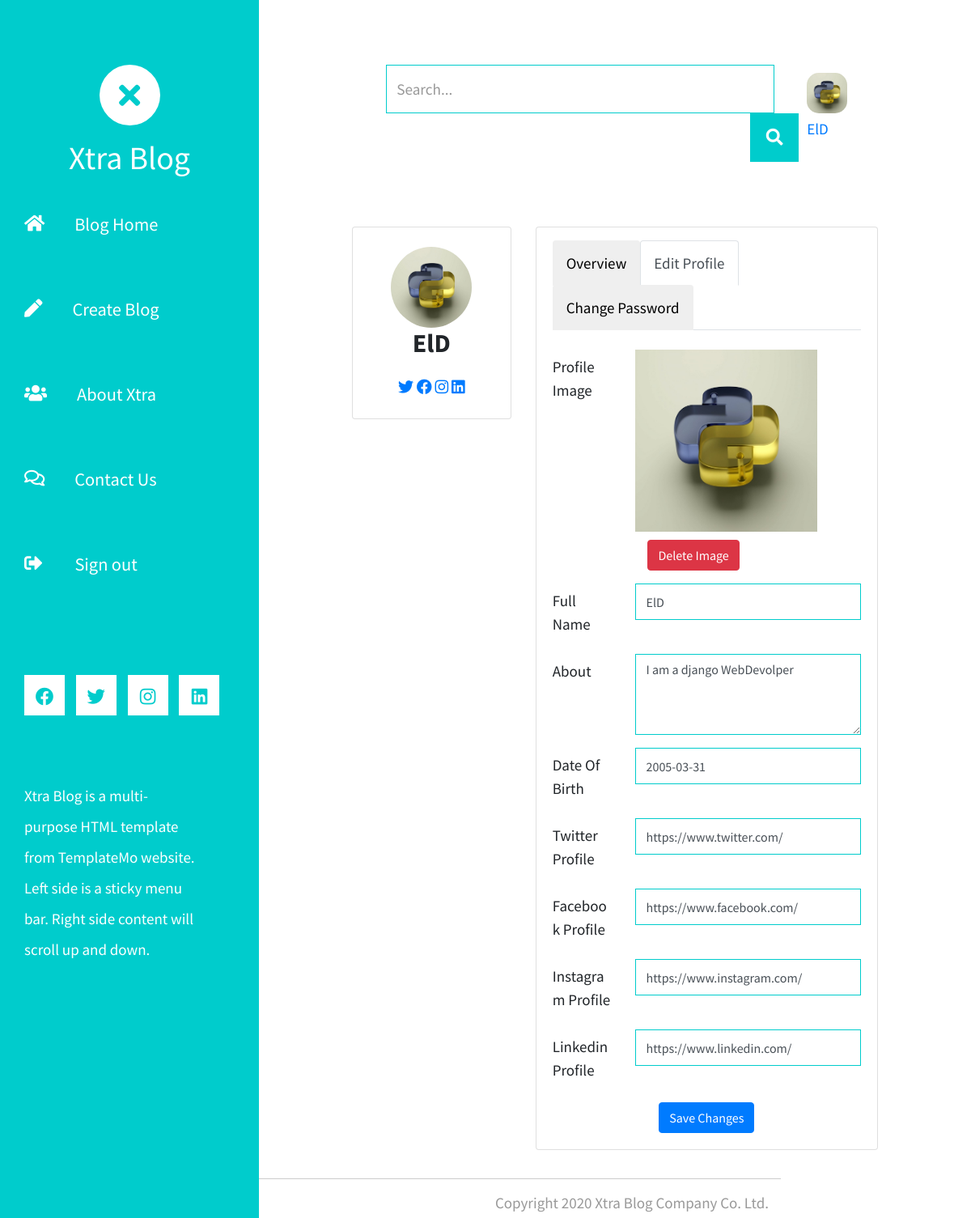
/users/profile/2/update/ (signed in), run on the app's committed database.
### users/models.py (models this page shows, shortened)
class Profile(models.Model):
    user = models.OneToOneField(User ,verbose_name=("profile"), on_delete=models.CASCADE)
    name = models.CharField(max_length=100)
    image = models.ImageField(upload_to="profile-img/",blank=True,null=True)
    date_of_birth = models.DateField(auto_now=False, auto_now_add=False,blank=True,null=True)
    description = models.TextField(blank=True,null=True,max_length=500)
    fblink= models.URLField(blank=True,null=True, max_length=200)
    instlink= models.URLField(blank=True,null=True, max_length=200)
    twlink= models.URLField(blank=True,null=True, max_length=200)
    lilink= models.URLField(blank=True,null=True, max_length=200)
    is_team_member = models.BooleanField(default=False)
    role = models.CharField(max_length=50,default="User")

### users/views.py (the view, shortened to what this page needs)
# urls.py: path('profile/<int:pk>/update/',ProfileUpdate.as_view(),name='profile_update'),
class ProfileUpdate(LoginRequiredMixin,UpdateView):
    model = Profile
    template_name = 'profile_update.html'
    fields = ['name','image','date_of_birth','description','fblink','instlink','twlink','lilink']
    def get(self, request, *args, **kwargs):
        self.object = self.get_object()
        if self.object.user != request.user:
            return self.handle_no_permission()
        else :
            context = self.get_context_data(object=self.object)
        return self.render_to_response(context)

### users/templates/profile_update.html (shortened to what this page needs)
{% extends "profile.html" %}
{% load widget_tweaks %}
{% load static %}
{% block links %}
<link rel="stylesheet" href="{% static 'css\profilecss\edit_profile.css' %}">
{% endblock links %}
{% block profile %}
    <div class="profile-edit pt-3" id="profile-edit">
        <div class="row mb-3">
            <label for="profileImage" class="col-md-4 col-lg-3 col-form-label">Profile Image</label>
            <div class="col-md-8 col-lg-9">
                <div class="profile-img-container">
                    <img class="profile-img" src="{% if user.profile.image %}{{user.profile.image.url}}{% endif %}" alt="Profile" height="225px" width="225px">
                </div>
                    <div class="pt-2 row">
                    </div>
                    <div class="col-auto">
                        <form action="{% url 'profile_image_delete' user.profile.id %}" method="post">
                            <button type="submit" class="btn btn-danger">
                                Delete Image
                            </button>
                        </form>
                    </div>
                </div>
            </div>
        </div>
        <form method="post">
            <div class="row mb-3">
                <label for="fullName" class="col-md-4 col-lg-3 col-form-label">Full Name</label>
                <div class="col-md-8 col-lg-9">
                    {%render_field form.name class="form-control" name="fullName" id="fullName" placeholder="Full Name" %}
                </div>
            </div>
            <div class="row mb-3">
                <label for="about" class="col-md-4 col-lg-3 col-form-label">About</label>
                <div class="col-md-8 col-lg-9">
                    {% render_field form.description name="about" class="form-control" id="about" style="height: 100px" placeholder="Description"%}
                </div>
            </div>
            <div class="row mb-3">
                <label for="dob" class="col-md-4 col-lg-3 col-form-label">Date Of Birth</label>
                <div class="col-md-8 col-lg-9">
                    {% render_field form.date_of_birth class="form-control" name="date_of_birth" id="dob" placeholder="yyyy-mm-dd" %}
                </div>
            </div>
            <div class="row mb-3">
                <label for="twitter" class="col-md-4 col-lg-3 col-form-label">Twitter Profile</label>
                <div class="col-md-8 col-lg-9">
                    {% render_field form.twlink class="form-control" id="twitter" placeholder="Enter your URL" %}                </div>
            </div>
            <div class="row mb-3">
                <label for="facebook" class="col-md-4 col-lg-3 col-form-label">Facebook Profile</label>
                <div class="col-md-8 col-lg-9">
                    {% render_field form.fblink class="form-control" id="facebook" placeholder="Enter your URL" %}
                </div>
            </div>
            <div class="row mb-3">
                <label for="instagram" class="col-md-4 col-lg-3 col-form-label">Instagram Profile</label>
                <div class="col-md-8 col-lg-9">
                    {% render_field form.instlink class="form-control" id="instagram" placeholder="Enter your URL" %}
                </div>
            </div>
            <div class="row mb-3">
                <label for="linkedin" class="col-md-4 col-lg-3 col-form-label">Linkedin Profile</label>
                <div class="col-md-8 col-lg-9">
                    {% render_field form.lilink class="form-control" id="linkedin" placeholder="Enter your URL" %}
                </div>
            </div>
            <div class="text-center">
            <button type="submit" class="btn btn-primary">Save Changes</button>
            </div>
        </form>
    </div>
{% endblock profile %}

### users/templates/profile.html (shortened to what this page needs)
{% extends "base.html" %}
{% load static %}
{% block content %}
  <section class="section profile">
    <div class="row">
      <div class="col-xl-4">
        <div class="card">
          <div class="card-body profile-card pt-4 d-flex flex-column align-items-center">
            <img src="{% if profile.image %}{{profile.image.url}} {% endif %} " alt="Profile" class="rounded-circle" width="100px" height="100px">
            <h2><strong>{{profile.name}}</strong></h2>
            <div class="social-links mt-2">
              {% if profile.twlink %}
                <a href="{{profile.twlink}}" class="twitter" target="_blank"><i class="fab fa-twitter"></i></a>
              {% endif %}
              {% if profile.fblink %}
                <a href="{{profile.fblink}}" class="facebook" target="_blank"><i class="fab fa-facebook"></i></a>
              {% endif %}
              {% if profile.instlink %}
                <a href="{{profile.instlink}}" class="instagram" target="_blank"><i class="fab fa-instagram"></i></a>
              {% endif %}
              {% if profile.lilink %}
                <a href="{{profile.lilink}}" class="linkedin" target="_blank"><i class="fab fa-linkedin"></i></a>
              {% endif %}
            </div>
          </div>
        </div>
      </div>
      <div class="col-xl-8">
        <div class="card">
          <div class="card-body pt-3">
            <ul class="nav nav-tabs nav-tabs-bordered">
              <li class="nav-item">
                <a href="{% url 'profile_content' request.user.profile.id %}"><button class="nav-link {% if 'content' in request.path %}active{% endif %}" data-bs-toggle="tab" data-bs-target="#profile-overview">Overview</button></a>
              </li>
              {% if request.user == profile.user %}
                <li class="nav-item">
                  <a href="{% url 'profile_update' request.user.profile.id %}"><button class="nav-link {% if 'update' in request.path %}active{% endif %}" data-bs-toggle="tab">Edit Profile</button></a>
                </li>
                <li class="nav-item">
                  <a href="{% url 'change_password' profile.user.id %}"><button class="nav-link {% if 'change' in request.path %}active{% endif %}" data-bs-toggle="tab">Change Password</button></a>
                </li>
              {% endif %}
            </ul>
            <div class="tab-content pt-2">
              {% block profile %}
              {% endblock profile %}
            </div>
          </div>
        </div>
      </div>
    </div>
{% endblock content %}

### templates/base.html (shortened to what this page needs)
{% load static %}
<!DOCTYPE html>
<html lang="en">
<head>
    {% block links %}
    {% endblock links %}
	<link rel="stylesheet" href="{% static 'fontawesome/css/all.min.css' %}">
	<link rel="stylesheet" href="{% static 'fontawesome/css/all.min.css' %}">
    <link href="{% static 'css/bootstrap.min.css' %}" rel="stylesheet">
    <link href="{% static 'css/templatemo-xtra-blog.css' %}" rel="stylesheet">
    <link href="{% static 'css/images.css' %}" rel="stylesheet">
    <link href="{% static 'css/comments.css' %}" rel="stylesheet">
</head>
<body>
	<header class="tm-header" id="tm-header">
        <div class="tm-header-wrapper">
            <div class="tm-site-header">
                <div class="mb-3 mx-auto tm-site-logo"><i class="fas fa-times fa-2x"></i></div>
                <h1 class="text-center">Xtra Blog</h1>
            </div>
            <nav class="tm-nav" id="tm-nav">
                <ul>
                    <li class="tm-nav-item {% if 'home' in request.path %}active{% endif %}"><a href="{% url "home" %}" class="tm-nav-link">
                        <i class="fas fa-home"></i>
                        Blog Home
                    </a></li>
                    <li class="tm-nav-item {% if 'create' in request.path %}active{% endif %}"><a href="{% url 'create_blog' %}" class="tm-nav-link">
                        <i class="fas fa-pen"></i>
                        Create Blog
                    </a></li>
                    <li class="tm-nav-item {% if 'about' in request.path %}active{% endif %}"><a href="{% url 'about' %}" class="tm-nav-link">
                        <i class="fas fa-users"></i>
                        About Xtra
                    </a></li>
                    <li class="tm-nav-item {% if 'contact' in request.path %}active{% endif %}"><a href="{% url 'contact' %}" class="tm-nav-link">
                        <i class="far fa-comments"></i>
                        Contact Us
                    </a></li>
                    {% if user.is_authenticated %}
                    <form method="POST" action="{% url 'logout' %}">
                        <li class="tm-nav-item">
                            <button type="submit" class="tm-button">
                                <i class="fas fa-sign-out-alt"style="margin-right: 40px;"></i>
                                Sign out
                            </button>
                        </li>
                    </form>
                    {% endif %}
                </ul>
            </nav>
            <div class="tm-mb-65">
                <a rel="nofollow" href="https://fb.com/templatemo" target="_blank" class="tm-social-link">
                    <i class="fab fa-facebook tm-social-icon"></i>
                </a>
                <a href="https://twitter.com" target="_blank" class="tm-social-link">
                    <i class="fab fa-twitter tm-social-icon"></i>
                </a>
                <a href="https://instagram.com" target="_blank" class="tm-social-link">
                    <i class="fab fa-instagram tm-social-icon"></i>
                </a>
                <a href="https://linkedin.com" target="_blank" class="tm-social-link">
                    <i class="fab fa-linkedin tm-social-icon"></i>
                </a>
            </div>
            <p class="tm-mb-80 pr-5 text-white">
                Xtra Blog is a multi-purpose HTML template from TemplateMo website. Left side is a sticky menu bar. Right side content will scroll up and down.
            </p>
        </div>
    </header>
    <div class="container-fluid">
        <main class="tm-main">
            <div class="row tm-row">
                <div class="col-12" style="display: flex; justify-content: space-between;">
                    <form method="GET" class="form-inline tm-mb-80 tm-search-form" action="{% url 'home' %}">
                        <input class="form-control tm-search-input" name="search" type="text" placeholder="Search..." id="search" aria-label="Search">
                        <button class="tm-search-button" type="submit">
                            <i class="fas fa-search tm-search-icon" aria-hidden="true"></i>
                        </button>
                    </form>
                    {% if user.is_authenticated %}
                    <div style="margin: 10px;">
                        <a href="{% url 'profile_content' user.profile.id %}" class="tm-profile-link">
                            <img src="{% if user.profile.image %}{{user.profile.image.url}} {% endif %}" height="50px" width="50px" style="border-radius: 30%; object-fit: cover;">
                            {{user.username}}
                        </a>
                    </div>
                    {% endif %}
                </div>
            </div>
            {% block content %}
            {% endblock content %}
            <footer class="row tm-row">
                <hr class="col-12">
                <div class="col-md-6 col-12 tm-color-gray">
                    Design: <a rel="nofollow" target="_parent" href="https://templatemo.com" class="tm-external-link">TemplateMo</a>
                </div>
                <div class="col-md-6 col-12 tm-color-gray tm-copyright">
                    Copyright 2020 Xtra Blog Company Co. Ltd.
                </div>
            </footer>
</body>
</html>

### static/css/profilecss/edit_profile.css (style rules this page uses)
.profile-img-container { position: relative; display: inline-block; }
.profile-img { transition: filter 0.3ms ease; }

### static/css/templatemo-xtra-blog.css (style rules this page uses)
html { overflow-x: hidden; }
body { margin: 0; padding: 0; font-family: 'Source Sans Pro', sans-serif; font-size: 19px; line-height: 2em; overflow-x: hidden; }
p, span { color: #999; }
hr { border-top-color: #CCC; margin-top: 10px; margin-bottom: 10px; }
.form-control::placeholder { color: #999; }
.tm-header { background-color: #0CC; color: white; position: fixed; top: 0; left: 0; bottom: 0; z-index: 100; width: 400px; overflow-y: visible; }
.tm-header-wrapper { overflow-y: scroll; scrollbar-width: none; -ms-overflow-style: none; padding: 30px; width: 100%; height: 100%; }
.tm-site-header { margin-top: 50px; margin-bottom: 20px; }
.tm-site-logo { width: 75px; height: 75px; border-radius: 50%; background-color: white; display: flex; align-items: center; justify-content: center; }
.tm-site-logo i { color: #0CC; }
.tm-main { margin-left: 400px; padding: 80px 100px 25px; }
.tm-row { max-width: 980px; justify-content: space-between; }
.tm-nav { margin-bottom: 100px; }
.tm-nav-item { list-style: none; margin-bottom: 30px; }
.tm-nav-link { color: white; background-color: transparent; height: 75px; width: 100%; max-width: 300px; display: flex; align-items: center; font-size: 1.4rem; padding: 0 30px; }
.tm-button { color: white; background-color: transparent; height: 75px; width: 100%; max-width: 300px; display: flex; align-items: center; font-size: 1.4rem; padding: 0 30px; border: none; cursor: pointer; transition: background-color 0.3s, color 0.3s; }
.tm-nav ul { position: relative; }
.tm-nav-link i { margin-right: 37px; }
ul { margin: 0; padding: 0; }
.tm-nav { margin-left: -30px; }
.tm-social-link { display: inline-block; background-color: white; font-size: 1.4rem; width: 50px; height: 50px; text-align: center; padding-top: 8px; margin-right: 15px; margin-bottom: 15px; }
.tm-social-icon { color: #0CC; transition: all 0.3s ease; }
.tm-search-form { display: flex; align-items: center; justify-content: flex-end; }
.form-inline .form-control.tm-search-input { display: block; height: 60px; width: 480px; margin-right: 30px; border-radius: 0; border-color: #0CC; font-size: 1.2rem; }
.tm-search-button { width: 60px; height: 60px; border: none; background-color: #0CC; transition: all 0.3s ease; }
.tm-search-icon { color: white; font-size: 1.3rem; }
.tm-external-link { color: #0CC; }
.tm-copyright { text-align: right; }
.form-control { height: 45px; border-color: #0CC; border-radius: 0; }
.tm-mb-65 { margin-bottom: 65px; }
.tm-mb-80 { margin-bottom: 80px; }
a.tm-color-gray, .tm-color-gray { color: #999; }
@media (max-width: 1540px) { .tm-header { width: 320px; } }
@media (max-width: 1540px) { .tm-main { margin-left: 320px; width: calc(100% - 320px); } }
@media (max-width: 1288px) { .tm-social-link { margin-right: 10px; } }

### data on the page
Profile: image (picture), name "ElD", description "I am a django WebDevolper", date_of_birth "2005-03-31", twlink "https://www.twitter.com/", fblink "https://www.facebook.com/", instlink "https://www.instagram.com/", lilink "https://www.linkedin.com/"

### other printed values
{{ user.username }} "ElD"
